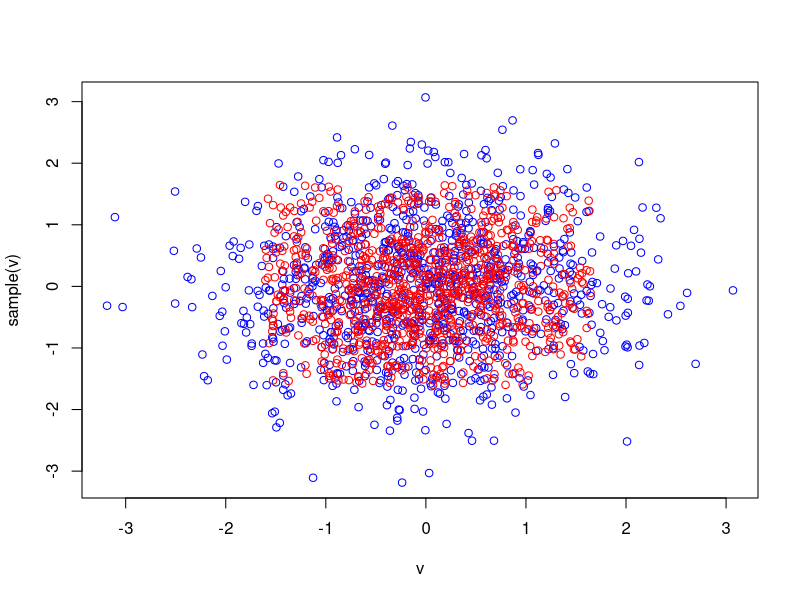

The R script that drew this image:
## ---- chunk 1
(quad <- (1:9)^2)
## ---- chunk 2
quad[1] # primeiro elemento do vetor
quad[2] # segundo elemento do vetor
## ---- chunk 3
quad[c(1,3,5,7,9)]
quad[3:7]
## ---- chunk 4
quad[-2]
quad[-c(1,3,5,7,9)]
## ---- chunk 5
(lt.25 <- quad < 25)
quad[lt.25]
(even <- quad %% 2 == 0)
quad[even]
## ---- chunk 6
sd(v <- rnorm(1000))
sd(vp <- v[(v > quantile(v, 0.05)) & (v < quantile(v, 0.95))])
## ---- chunk 7
plot(v, sample(v), col='blue')
points(vp, sample(vp), col='red')
